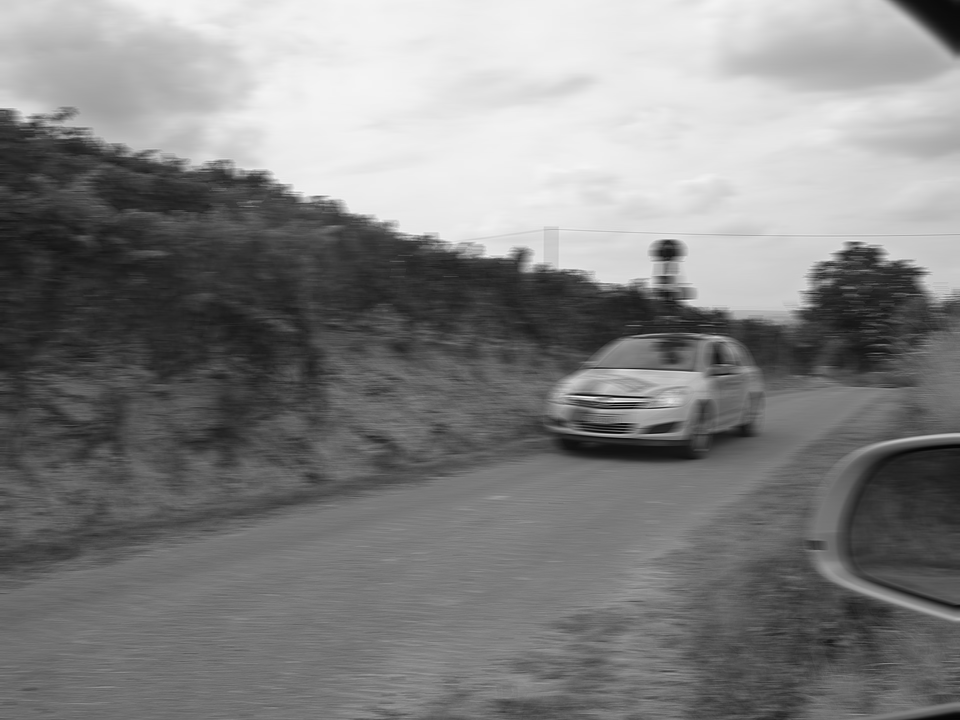
#> input picture Dataset/Lab_3/agv_motion_blur.png, 960 x 720 px
$ python task2_laplacian.py   (older library calls are emulated)
#> lines starting #> are read from the running program, lines starting #| are printed output that depends on the picture
import cv2
import numpy as np
import os


PROJECT_DIR = os.path.dirname(
    os.path.dirname(
        os.path.dirname(
            os.path.abspath(__file__)
        )
    )
)

DATASET_DIR = os.path.join(
    PROJECT_DIR,
    "Dataset",
    "Lab_3"
)

OUTPUT_DIR = os.path.join(
    PROJECT_DIR,
    "Lab_3",
    "output",
    "task2"
)

os.makedirs(
    OUTPUT_DIR,
    exist_ok=True
)

# =========================================================
# LOAD IMAGES
# =========================================================

blurred = cv2.imread(
    os.path.join(
        DATASET_DIR,
        "agv_motion_blur.png"
    ),
    cv2.IMREAD_GRAYSCALE
)
#> blurred is the input picture: shape (720, 960); min 2, max 250, mean 129.5

clean = cv2.imread(
    os.path.join(
        DATASET_DIR,
        "agv_clean.png"
    ),
    cv2.IMREAD_GRAYSCALE
)
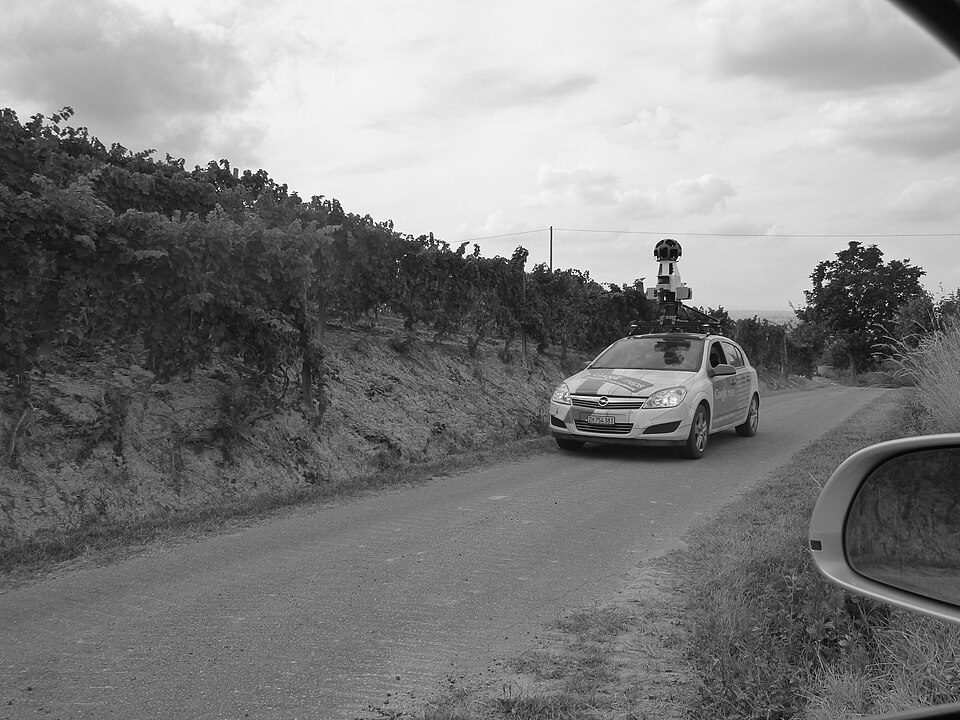
#> input picture Dataset/Lab_3/agv_clean.png, 960 x 720 px
#> clean is the input picture: shape (720, 960); min 0, max 255, mean 129.5


if blurred is None:
    raise FileNotFoundError(
        "Motion blurred image not found."
    )

if clean is None:
    raise FileNotFoundError(
        "Clean image not found."
    )


print("Images loaded successfully.")


# =========================================================
# CUSTOM CORRELATION FUNCTION
# =========================================================

def correlation(image, kernel):

    image_height, image_width = image.shape
#> image_height = 720; image_width = 960

    kernel_height, kernel_width = kernel.shape

    pad_h = kernel_height // 2
    pad_w = kernel_width // 2

    # Zero padding
    padded = np.pad(
        image,
        (
            (pad_h, pad_h),
            (pad_w, pad_w)
        ),
        mode="constant"
    )

    output = np.zeros(
        image.shape,
        dtype=np.float32
    )

    # Move kernel across image
    for i in range(image_height):

        for j in range(image_width):

            region = padded[
                i:i + kernel_height,
                j:j + kernel_width
            ]

            output[i, j] = np.sum(
                region * kernel
            )
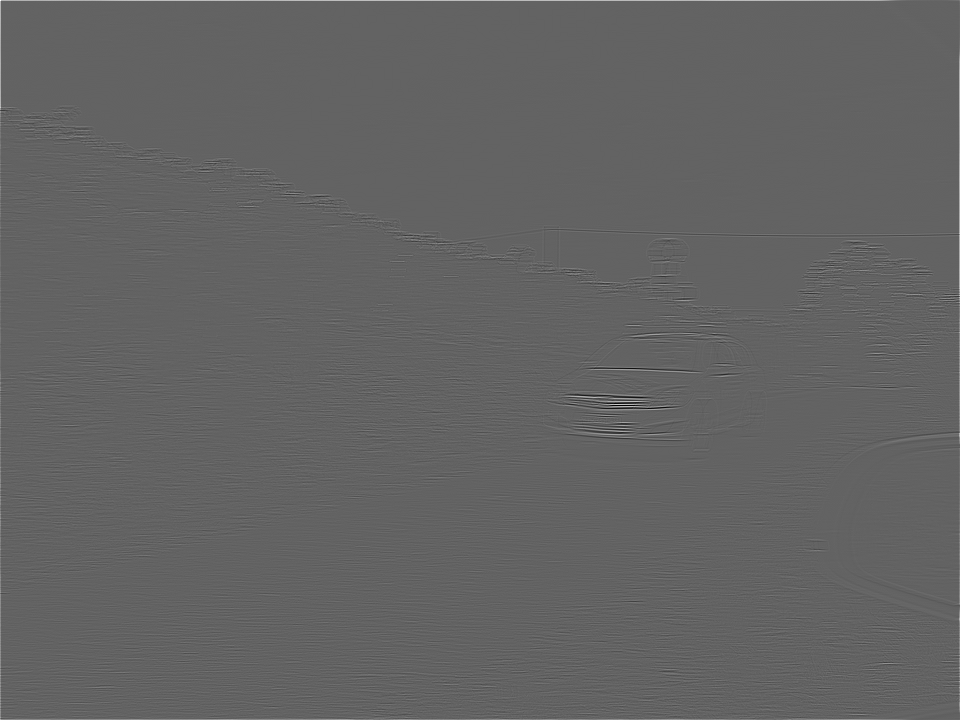
#> output: shape (720, 960) float32; min -265, max 416, mean 0.6; drawn with min black and max white

    return output


# =========================================================
# PSNR
# =========================================================

def calculate_psnr(
    reference,
    processed
):

    mse = np.mean(
        (
            reference.astype(np.float64)
            -
            processed.astype(np.float64)
        ) ** 2
    )

    if mse == 0:
        return float("inf")

    return 10 * np.log10(
        (255 ** 2) / mse
    )


# =========================================================
# SHARPNESS
# =========================================================

def calculate_sharpness(image):

    laplacian = cv2.Laplacian(
        image,
        cv2.CV_64F
    )

    return laplacian.var()


# =========================================================
# LAPLACIAN KERNELS
# =========================================================

laplacian_4 = np.array(
    [
        [0, -1, 0],
        [-1, 4, -1],
        [0, -1, 0]
    ],
    dtype=np.float32
)


laplacian_8 = np.array(
    [
        [-1, -1, -1],
        [-1, 8, -1],
        [-1, -1, -1]
    ],
    dtype=np.float32
)


# =========================================================
# APPLY LAPLACIAN SHARPENING
# =========================================================

def laplacian_sharpen(
    image,
    kernel
):

    # Calculate Laplacian response
    laplacian = correlation(
        image,
        kernel
    )

    # Sharpen the image
    sharpened = (
        image.astype(np.float32)
        +
        laplacian
    )
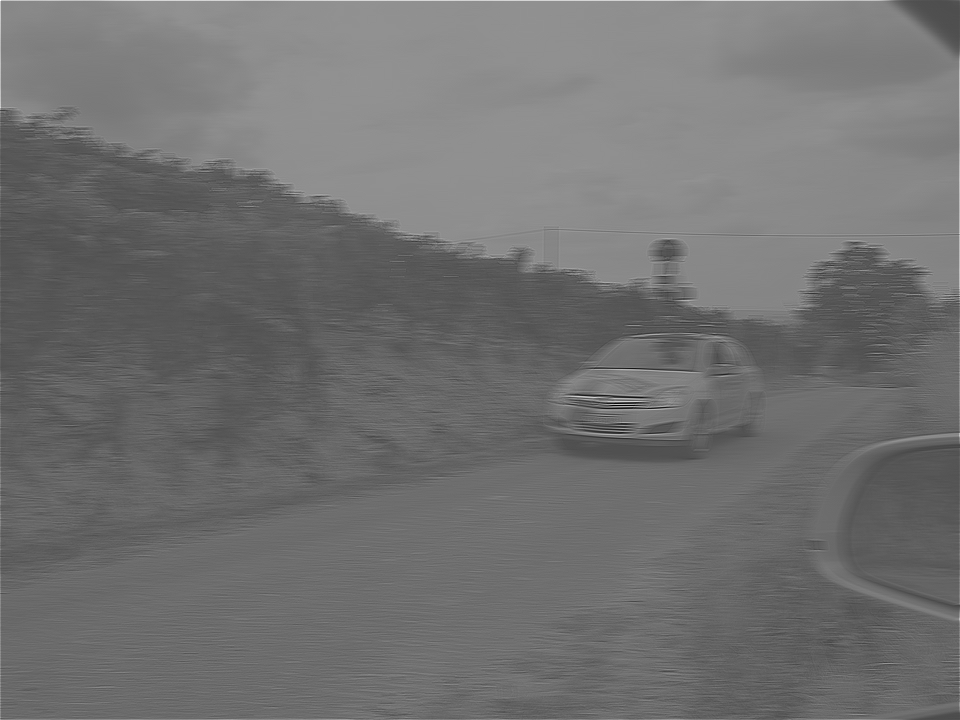
#> sharpened: shape (720, 960) float32; min -263, max 624, mean 130.1; drawn with min black and max white

    # Keep values in valid image range
    sharpened = np.clip(
        sharpened,
        0,
        255
    )

    return sharpened.astype(
        np.uint8
    )


# =========================================================
# 4-NEIGHBOR LAPLACIAN
# =========================================================

result_4 = laplacian_sharpen(
    blurred,
    laplacian_4
)

output_4_path = os.path.join(
    OUTPUT_DIR,
    "laplacian_4_neighbor.png"
)

cv2.imwrite(
    output_4_path,
    result_4
)


# =========================================================
# 8-NEIGHBOR LAPLACIAN
# =========================================================

result_8 = laplacian_sharpen(
    blurred,
    laplacian_8
)
#> in laplacian_sharpen (call 2), `sharpened = np.clip( sharpened, 0, 255 )`:
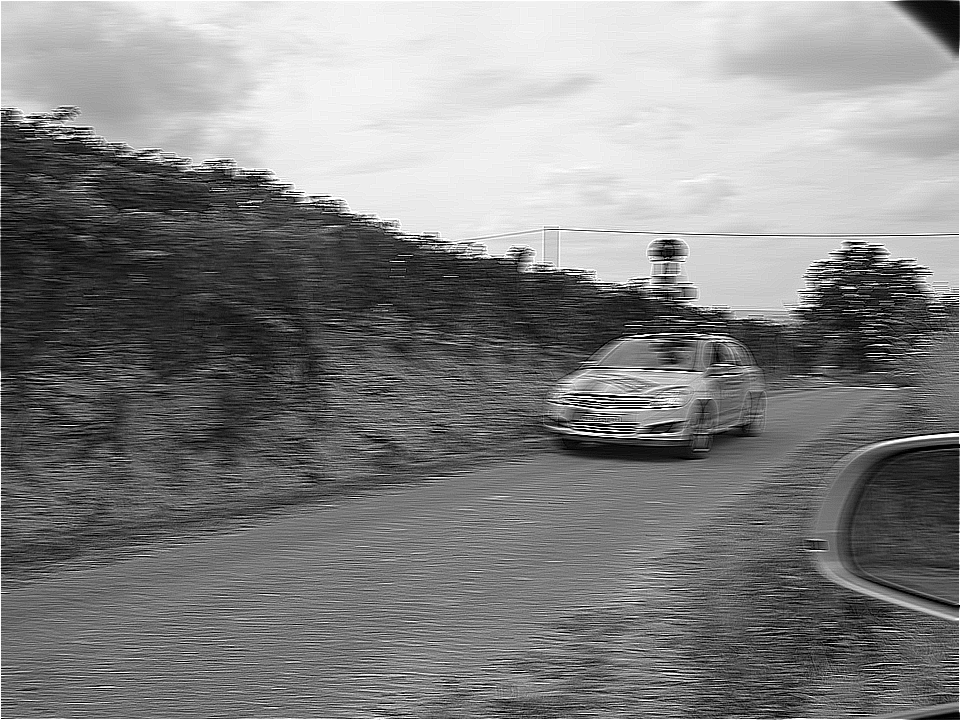
#> sharpened: shape (720, 960) float32; min 0, max 255, mean 130.3

output_8_path = os.path.join(
    OUTPUT_DIR,
    "laplacian_8_neighbor.png"
)

cv2.imwrite(
    output_8_path,
    result_8
)


# =========================================================
# EVALUATION
# =========================================================

psnr_blurred = calculate_psnr(
    clean,
    blurred
)
#> in calculate_psnr, `mse = np.mean( ( reference.astype(np.float64) - processed.astype(np.fl..`: mse = 236.8
#> psnr_blurred = 24.39

sharpness_blurred = calculate_sharpness(
    blurred
)
#> in calculate_sharpness, `laplacian = cv2.Laplacian( image, cv2.CV_64F )`:
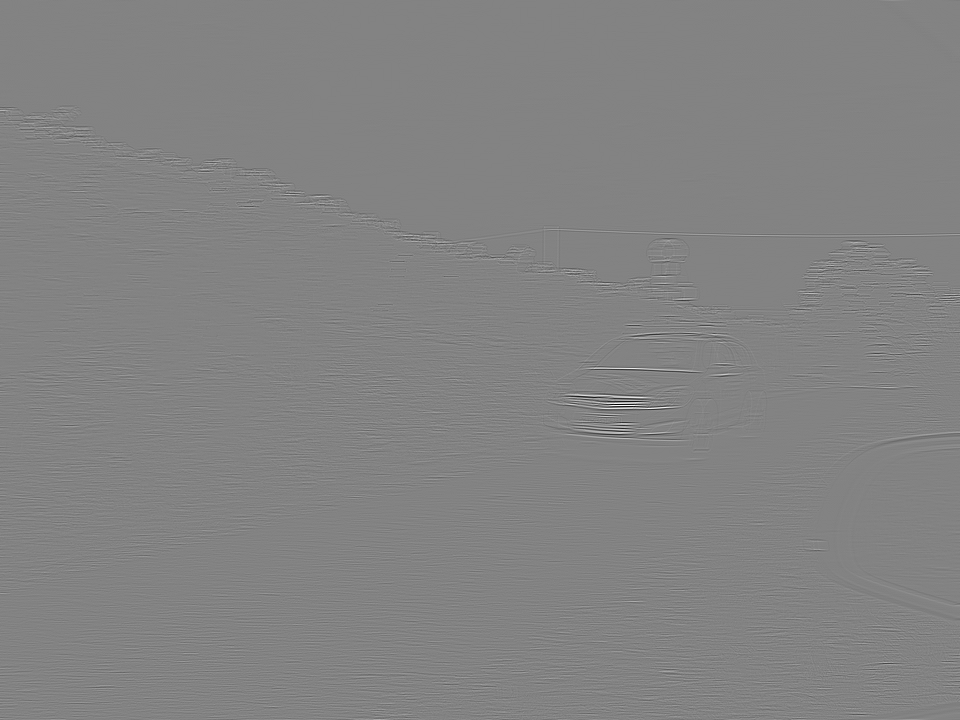
#> laplacian: shape (720, 960) float64; min -280, max 265, mean 0; drawn with min black and max white
#> sharpness_blurred = 167.7

psnr_4 = calculate_psnr(
    clean,
    result_4
)
#> psnr_4 = 22.25

sharpness_4 = calculate_sharpness(
    result_4
)
#> sharpness_4 = 2521.9

psnr_8 = calculate_psnr(
    clean,
    result_8
)
#> psnr_8 = 17.82

sharpness_8 = calculate_sharpness(
    result_8
)
#> sharpness_8 = 10193.3


# =========================================================
# DISPLAY RESULTS
# =========================================================

print("\n==========================================")
print("TASK 2 - LAPLACIAN SHARPENING")
print("==========================================")

print(
    f"\nMotion blurred"
    f" | PSNR = {psnr_blurred:.2f} dB"
    f" | Sharpness = {sharpness_blurred:.2f}"
)
#| Motion blurred | PSNR = 24.39 dB | Sharpness = 167.72

print(
    f"4-neighbor Laplacian"
    f" | PSNR = {psnr_4:.2f} dB"
    f" | Sharpness = {sharpness_4:.2f}"
)
#| 4-neighbor Laplacian | PSNR = 22.25 dB | Sharpness = 2521.95

print(
    f"8-neighbor Laplacian"
    f" | PSNR = {psnr_8:.2f} dB"
    f" | Sharpness = {sharpness_8:.2f}"
)
#| 8-neighbor Laplacian | PSNR = 17.82 dB | Sharpness = 10193.25


print("\nOutput files:")

print(output_4_path)
print(output_8_path)

print("\nTask 2 completed.")
